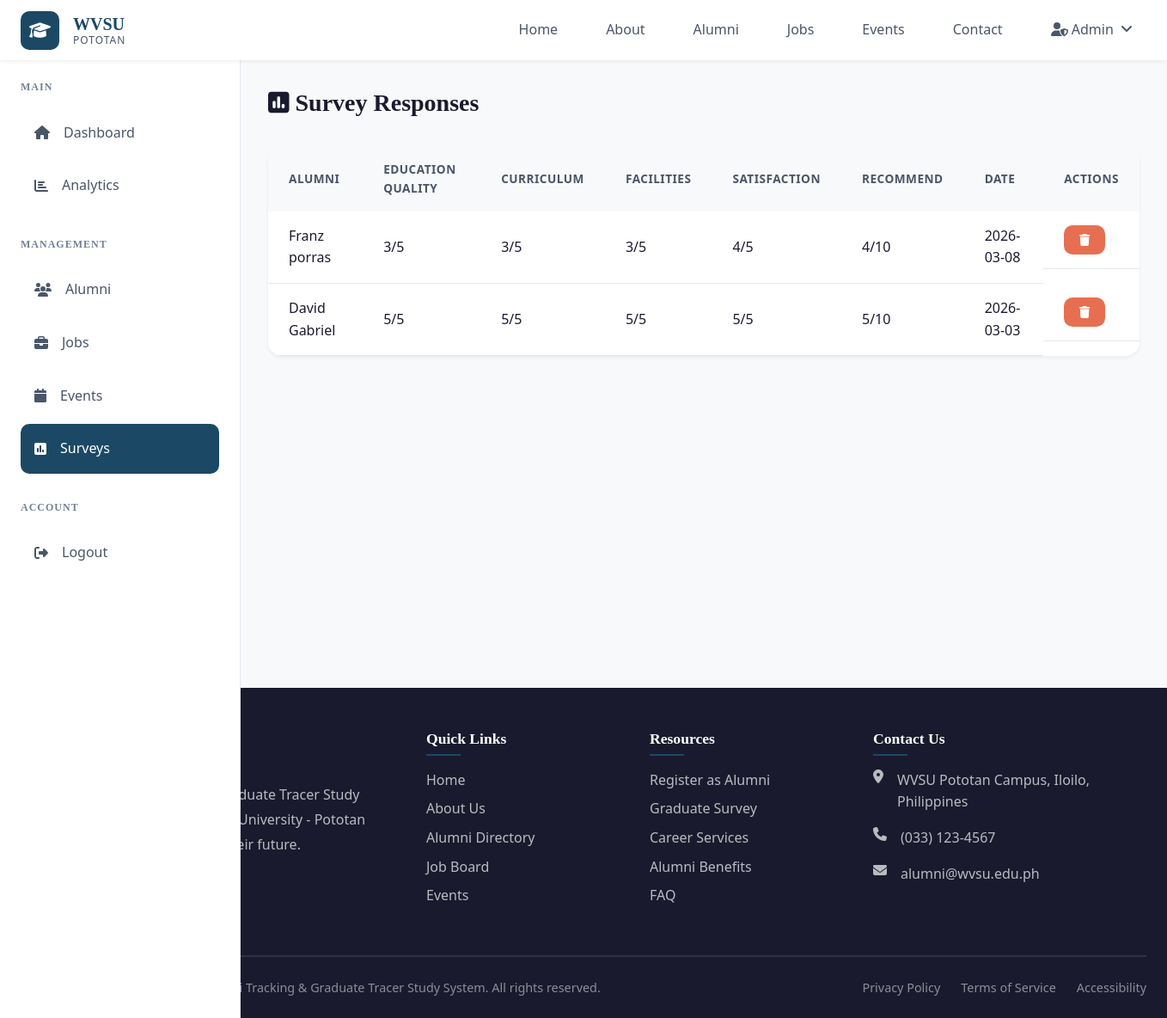
The app's page /admin/surveys (signed in) with its own data.
### app.py (models this page shows)
class SurveyResponse(db.Model):
    id = db.Column(db.Integer, primary_key=True)
    alumni_id = db.Column(db.Integer, db.ForeignKey('alumni_profile.id'), nullable=False)
    alumni_profile = db.relationship('AlumniProfile', backref='survey_responses')
    education_quality = db.Column(db.Integer)  # 1-5
    curriculum_relevance = db.Column(db.Integer)  # 1-5
    facilities_rating = db.Column(db.Integer)  # 1-5
    instructor_quality = db.Column(db.Integer)  # 1-5
    research_opportunities = db.Column(db.Integer)  # 1-5
    competency_technical = db.Column(db.Integer)  # 1-5
    competency_soft = db.Column(db.Integer)  # 1-5
    competency_problem = db.Column(db.Integer)  # 1-5
    competency_communication = db.Column(db.Integer)  # 1-5
    competency_leadership = db.Column(db.Integer)  # 1-5
    is_employed = db.Column(db.Boolean)
    job_related = db.Column(db.Boolean)
    job_searching = db.Column(db.Boolean)
    employment_sector = db.Column(db.String(100))
    overall_satisfaction = db.Column(db.Integer)  # 1-5
    recommend_rating = db.Column(db.Integer)  # 1-10
    suggestions = db.Column(db.Text)
    created_at = db.Column(db.DateTime, default=datetime.utcnow)

class AlumniProfile(db.Model):
    id = db.Column(db.Integer, primary_key=True)
    user_id = db.Column(db.Integer, db.ForeignKey('user.id'), nullable=False)
    first_name = db.Column(db.String(50), nullable=False)
    last_name = db.Column(db.String(50), nullable=False)
    middle_name = db.Column(db.String(50))
    gender = db.Column(db.String(20))
    date_of_birth = db.Column(db.Date)
    phone = db.Column(db.String(20))
    address = db.Column(db.Text)
    city = db.Column(db.String(100))
    province = db.Column(db.String(100))
    profile_photo = db.Column(db.String(200))
    facebook_link = db.Column(db.String(200))
    linkedin_link = db.Column(db.String(200))
    student_id = db.Column(db.String(50))
    degree = db.Column(db.String(100), nullable=False)
    year_graduated = db.Column(db.Integer)
    honors = db.Column(db.String(200))
    activities = db.Column(db.Text)
    employment_status = db.Column(db.String(50))  # employed, unemployed, self-employed, student
    current_employer = db.Column(db.String(200))
    job_position = db.Column(db.String(100))
    employment_duration = db.Column(db.String(50))
    salary_range = db.Column(db.String(50))
    work_location = db.Column(db.String(200))
    job_description = db.Column(db.Text)
    skills = db.Column(db.Text)
    certifications = db.Column(db.Text)
    volunteer_work = db.Column(db.Text)
    profile_completed = db.Column(db.Boolean, default=False)
    survey_completed = db.Column(db.Boolean, default=False)
    created_at = db.Column(db.DateTime, default=datetime.utcnow)
    updated_at = db.Column(db.DateTime, default=datetime.utcnow, onupdate=datetime.utcnow)

### app.py (the view)
@app.route('/admin/surveys')
@login_required
def admin_surveys():
    if current_user.role != 'admin':
        flash('Access denied.', 'danger')
        return redirect(url_for('dashboard'))
    surveys_data = db.session.query(SurveyResponse, AlumniProfile).join(
        AlumniProfile, SurveyResponse.alumni_id == AlumniProfile.id
    ).order_by(SurveyResponse.created_at.desc()).all()
    return render_template('admin_surveys.html', surveys_data=surveys_data)

### app.py (called while the page is built)
@login_manager.user_loader
def load_user(user_id):
    return User.query.get(int(user_id))

### templates/admin_surveys.html (shortened to what this page needs)
{% extends "base.html" %}
{% block content %}
<div class="dashboard-layout">
    {% include 'admin_sidebar.html' %}
    <div class="main-content">
        <div class="dashboard-header">
            <h1><i class="fas fa-poll"></i> Survey Responses</h1>
        </div>
        <div class="table-container">
            <table class="table">
                <thead>
                    <tr>
                        <th>Alumni</th>
                        <th>Education Quality</th>
                        <th>Curriculum</th>
                        <th>Facilities</th>
                        <th>Satisfaction</th>
                        <th>Recommend</th>
                        <th>Date</th>
                        <th>Actions</th>
                    </tr>
                </thead>
                <tbody>
                    {% for survey, profile in surveys_data %}
                    <tr>
                        <td>{{ profile.first_name }} {{ profile.last_name }}</td>
                        <td>{{ survey.education_quality }}/5</td>
                        <td>{{ survey.curriculum_relevance }}/5</td>
                        <td>{{ survey.facilities_rating }}/5</td>
                        <td>{{ survey.overall_satisfaction }}/5</td>
                        <td>{{ survey.recommend_rating }}/10</td>
                        <td>{{ survey.created_at.strftime('%Y-%m-%d') }}</td>
                        <td class="table-actions">
                            <form method="POST" action="{{ url_for('admin_delete_survey', survey_id=survey.id) }}" style="display:inline;" onsubmit="return confirm('Are you sure you want to delete this survey?');">
                                <button type="submit" class="btn btn-sm btn-danger">
                                    <i class="fas fa-trash"></i>
                                </button>
                            </form>
                        </td>
                    </tr>
                    {% endfor %}
                </tbody>
            </table>
        </div>
    </div>
</div>
{% endblock %}

### static/css/style.css (style rules this page uses)
:root { --primary: #1B4965; --primary-dark: #153a52; --primary-light: #2a5f7f; --secondary: #5FA8D3; --accent: #CAE9FF; --highlight: #62B6CB; --success: #2D6A4F; --success-light: #40916C; --warning: #E9C46A; --danger: #E76F51; --danger-light: #f4a261; --bg-body: #F8F9FA; --bg-card: #FFFFFF; --bg-dark: #1A1A2E; --text-primary: #1A1A2E; --text-secondary: #4a5568; --text-muted: #718096; --border-color: #E2E8F0; --border-light: #EDF2F7; --font-heading: 'Georgia', serif; --font-body: 'Segoe UI', Tahoma, Geneva, Verdana, sans-serif; --space-xs: 0.25rem; --space-sm: 0.5rem; --space-md: 1rem; --space-lg: 1.5rem; --space-xl: 2rem; --space-xxl: 3rem; --shadow-sm: 0 2px 4px rgba(0, 0, 0, 0.06); --shadow-md: 0 4px 12px rgba(0, 0, 0, 0.1); --shadow-lg: 0 8px 24px rgba(0, 0, 0, 0.12); --radius-sm: 6px; --radius-md: 10px; --radius-lg: 16px; --radius-xl: 24px; --radius-full: 50%; --transition-fast: 0.15s ease; --transition-base: 0.3s ease; --navbar-height: 70px; --sidebar-width: 280px; --max-width: 1400px; }
*, *::before, *::after { box-sizing: border-box; margin: 0; padding: 0; }
html { scroll-behavior: smooth; }
body { font-family: var(--font-body); font-size: 16px; line-height: 1.6; color: var(--text-primary); background-color: var(--bg-body); min-height: 100vh; }
button, input, textarea, select { font-family: inherit; font-size: inherit; }
h1, h2, h3, h4, h5, h6 { font-family: var(--font-heading); font-weight: 600; line-height: 1.3; color: var(--text-primary); }
h1 { font-size: 2.5rem; }
.btn { display: inline-flex; align-items: center; justify-content: center; gap: var(--space-sm); padding: 0.75rem 1.5rem; font-weight: 500; font-size: 0.95rem; border: 2px solid transparent; border-radius: var(--radius-md); cursor: pointer; transition: var(--transition-base); text-align: center; white-space: nowrap; }
.btn-danger { background: var(--danger); color: white; border-color: var(--danger); }
.btn-sm { padding: 0.5rem 1rem; font-size: 0.875rem; }
.dashboard-layout { display: flex; min-height: 100vh; padding-top: var(--navbar-height); }
.main-content { flex: 1; margin-left: var(--sidebar-width); padding: var(--space-xl); background: var(--bg-body); }
.dashboard-header { display: flex; justify-content: space-between; align-items: center; margin-bottom: var(--space-xl); }
.dashboard-header h1 { font-size: 1.75rem; }
.table-container { background: var(--bg-card); border-radius: var(--radius-lg); box-shadow: var(--shadow-sm); overflow: hidden; }
.table { width: 100%; border-collapse: collapse; }
.table th, .table td { padding: var(--space-md) var(--space-lg); text-align: left; }
.table th { background: var(--bg-body); font-weight: 600; font-size: 0.85rem; text-transform: uppercase; letter-spacing: 0.5px; color: var(--text-secondary); }
.table td { border-bottom: 1px solid var(--border-color); }
.table-actions { display: flex; gap: var(--space-sm); }

### records on screen
SurveyResponse: first_name "Franz", last_name "porras", education_quality "3", curriculum_relevance "3", facilities_rating "3", overall_satisfaction "4", recommend_rating "4", created_at "2026-03-08"
SurveyResponse: first_name "David", last_name "Gabriel", education_quality "5", curriculum_relevance "5", facilities_rating "5", overall_satisfaction "5", recommend_rating "5", created_at "2026-03-03"
